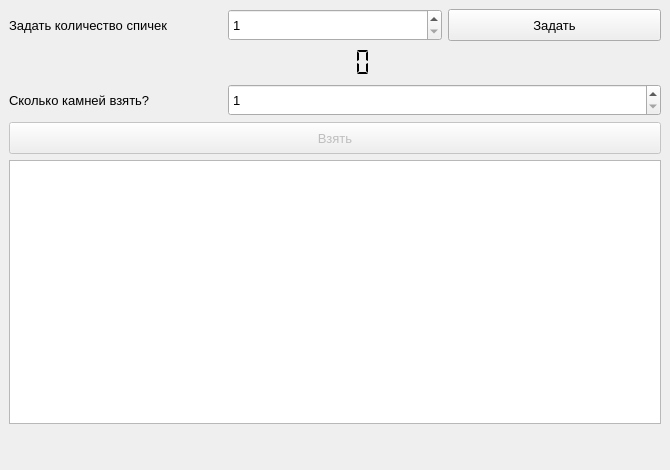
<?xml version="1.0" encoding="UTF-8"?>
<ui version="4.0">
 <class>MainWindow</class>
 <widget class="QMainWindow" name="MainWindow">
  <property name="geometry">
   <rect>
    <x>0</x>
    <y>0</y>
    <width>670</width>
    <height>470</height>
   </rect>
  </property>
  <property name="minimumSize">
   <size>
    <width>670</width>
    <height>470</height>
   </size>
  </property>
  <property name="windowTitle">
   <string>Псевдоним. Возвращение</string>
  </property>
  <widget class="QWidget" name="centralwidget">
   <layout class="QGridLayout" name="gridLayout">
    <item row="4" column="0" colspan="3">
     <widget class="QListWidget" name="listWidgetMoves">
      <property name="sizePolicy">
       <sizepolicy hsizetype="Expanding" vsizetype="Preferred">
        <horstretch>0</horstretch>
        <verstretch>100</verstretch>
       </sizepolicy>
      </property>
      <property name="font">
       <font>
        <pointsize>10</pointsize>
       </font>
      </property>
     </widget>
    </item>
    <item row="3" column="0" colspan="3">
     <widget class="QPushButton" name="btnTake">
      <property name="enabled">
       <bool>false</bool>
      </property>
      <property name="sizePolicy">
       <sizepolicy hsizetype="Minimum" vsizetype="Preferred">
        <horstretch>0</horstretch>
        <verstretch>12</verstretch>
       </sizepolicy>
      </property>
      <property name="font">
       <font>
        <pointsize>10</pointsize>
       </font>
      </property>
      <property name="text">
       <string>Взять</string>
      </property>
      <property name="checkable">
       <bool>false</bool>
      </property>
     </widget>
    </item>
    <item row="5" column="0" colspan="3">
     <widget class="QLabel" name="labelWinner">
      <property name="font">
       <font>
        <pointsize>20</pointsize>
       </font>
      </property>
      <property name="text">
       <string/>
      </property>
      <property name="alignment">
       <set>Qt::AlignCenter</set>
      </property>
     </widget>
    </item>
    <item row="2" column="1" colspan="2">
     <widget class="QSpinBox" name="spinBoxTakeRockNum">
      <property name="sizePolicy">
       <sizepolicy hsizetype="Minimum" vsizetype="Preferred">
        <horstretch>0</horstretch>
        <verstretch>12</verstretch>
       </sizepolicy>
      </property>
      <property name="font">
       <font>
        <pointsize>10</pointsize>
       </font>
      </property>
      <property name="minimum">
       <number>1</number>
      </property>
      <property name="maximum">
       <number>3</number>
      </property>
     </widget>
    </item>
    <item row="2" column="0">
     <widget class="QLabel" name="labelTakeRockNum">
      <property name="sizePolicy">
       <sizepolicy hsizetype="Preferred" vsizetype="Preferred">
        <horstretch>0</horstretch>
        <verstretch>12</verstretch>
       </sizepolicy>
      </property>
      <property name="font">
       <font>
        <pointsize>10</pointsize>
       </font>
      </property>
      <property name="text">
       <string>Сколько камней взять?</string>
      </property>
     </widget>
    </item>
    <item row="0" column="2">
     <widget class="QPushButton" name="btnSet">
      <property name="sizePolicy">
       <sizepolicy hsizetype="Minimum" vsizetype="Preferred">
        <horstretch>0</horstretch>
        <verstretch>12</verstretch>
       </sizepolicy>
      </property>
      <property name="font">
       <font>
        <pointsize>10</pointsize>
       </font>
      </property>
      <property name="text">
       <string>Задать</string>
      </property>
     </widget>
    </item>
    <item row="0" column="1">
     <widget class="QSpinBox" name="spibBoxRockNum">
      <property name="sizePolicy">
       <sizepolicy hsizetype="Minimum" vsizetype="Preferred">
        <horstretch>0</horstretch>
        <verstretch>12</verstretch>
       </sizepolicy>
      </property>
      <property name="font">
       <font>
        <pointsize>10</pointsize>
       </font>
      </property>
      <property name="minimum">
       <number>1</number>
      </property>
      <property name="maximum">
       <number>256</number>
      </property>
     </widget>
    </item>
    <item row="0" column="0">
     <widget class="QLabel" name="labelRockNum">
      <property name="sizePolicy">
       <sizepolicy hsizetype="Preferred" vsizetype="Preferred">
        <horstretch>0</horstretch>
        <verstretch>12</verstretch>
       </sizepolicy>
      </property>
      <property name="font">
       <font>
        <pointsize>10</pointsize>
       </font>
      </property>
      <property name="text">
       <string>Задать количество спичек</string>
      </property>
     </widget>
    </item>
    <item row="1" column="0" colspan="3">
     <widget class="QLCDNumber" name="lcdNumberRockNum">
      <property name="sizePolicy">
       <sizepolicy hsizetype="Minimum" vsizetype="Preferred">
        <horstretch>0</horstretch>
        <verstretch>12</verstretch>
       </sizepolicy>
      </property>
      <property name="font">
       <font>
        <pointsize>10</pointsize>
       </font>
      </property>
      <property name="frameShape">
       <enum>QFrame::NoFrame</enum>
      </property>
      <property name="frameShadow">
       <enum>QFrame::Plain</enum>
      </property>
      <property name="smallDecimalPoint">
       <bool>false</bool>
      </property>
      <property name="segmentStyle">
       <enum>QLCDNumber::Flat</enum>
      </property>
      <property name="value" stdset="0">
       <double>0.000000000000000</double>
      </property>
      <property name="intValue" stdset="0">
       <number>0</number>
      </property>
     </widget>
    </item>
   </layout>
  </widget>
 </widget>
 <resources/>
 <connections/>
</ui>
